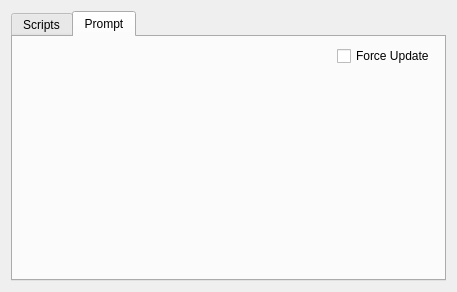
<ui version="4.0">
 <class>CommandDialog</class>
 <widget class="QDialog" name="CommandDialog">
  <property name="geometry">
   <rect>
    <x>0</x>
    <y>0</y>
    <width>457</width>
    <height>292</height>
   </rect>
  </property>
  <property name="windowTitle">
   <string>Scripts/Command</string>
  </property>
  <property name="windowIcon">
   <iconset resource="icons.qrc">
    <normaloff>:/stackicons/icons/stack_command.svg</normaloff>:/stackicons/icons/stack_command.svg</iconset>
  </property>
  <layout class="QHBoxLayout" name="horizontalLayout_2">
   <item>
    <widget class="QTabWidget" name="Prompt">
     <property name="currentIndex">
      <number>1</number>
     </property>
     <widget class="QWidget" name="ScriptTab">
      <attribute name="title">
       <string>Scripts</string>
      </attribute>
     </widget>
     <widget class="QWidget" name="PrompTab">
      <attribute name="title">
       <string>Prompt</string>
      </attribute>
      <layout class="QVBoxLayout" name="verticalLayout_2">
       <item>
        <layout class="QVBoxLayout" name="verticalLayout">
         <item>
          <layout class="QHBoxLayout" name="horizontalLayout">
           <item>
            <spacer>
             <property name="orientation">
              <enum>Qt::Horizontal</enum>
             </property>
             <property name="sizeHint" stdset="0">
              <size>
               <width>238</width>
               <height>17</height>
              </size>
             </property>
            </spacer>
           </item>
           <item>
            <widget class="QCheckBox" name="PromptForceUpdateCheck">
             <property name="toolTip">
              <string>Force update of the GUI after every executed command</string>
             </property>
             <property name="text">
              <string>Force Update</string>
             </property>
            </widget>
           </item>
          </layout>
         </item>
         <item>
          <widget class="TPrompt" name="CommandPrompt" native="true"/>
         </item>
        </layout>
       </item>
      </layout>
     </widget>
    </widget>
   </item>
  </layout>
 </widget>
 <customwidgets>
  <customwidget>
   <class>TPrompt</class>
   <extends>QWidget</extends>
   <header>gui/tprompt.uih</header>
   <container>1</container>
  </customwidget>
 </customwidgets>
 <resources>
  <include location="icons.qrc"/>
 </resources>
 <connections/>
</ui>
